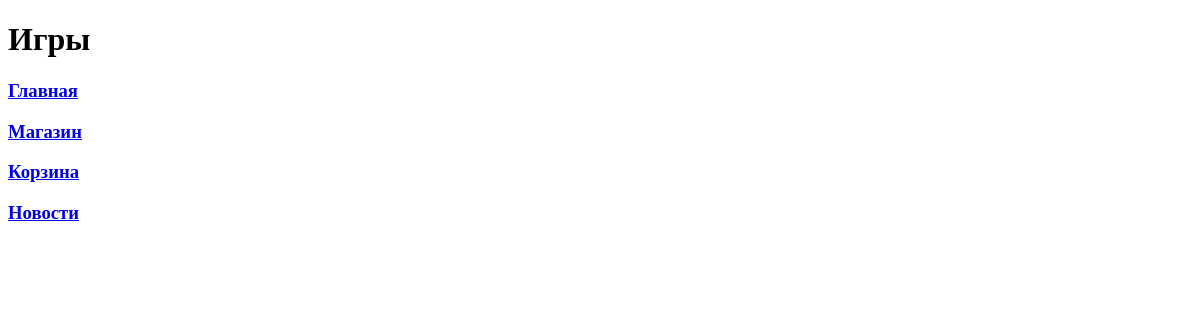
/shop/, run on an earlier commit of the app's database.
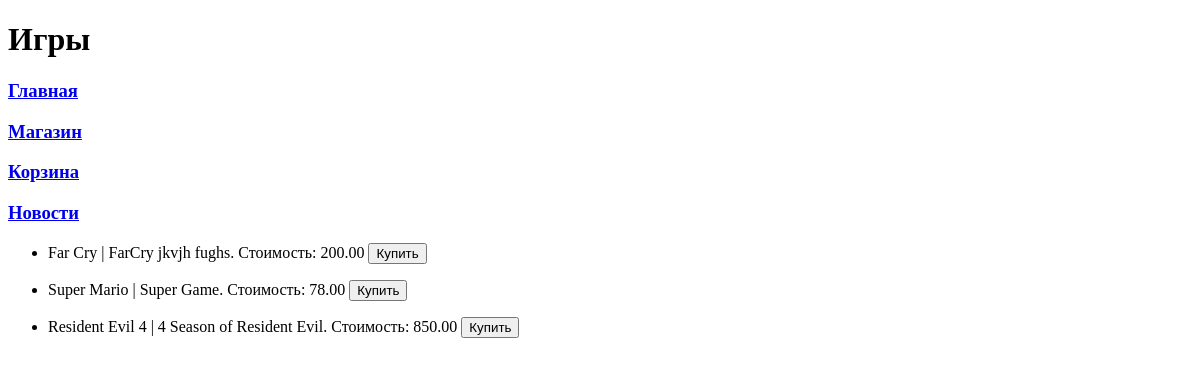
And on a later commit of the database.
### task1/models.py (models this page shows, shortened)
class Game(models.Model):
    title = models.CharField(max_length=30)
    cost = models.DecimalField(max_digits=7, decimal_places=2)
    size = models.DecimalField(max_digits=14, decimal_places=2)
    description = models.TextField()
    age_limited = models.BooleanField(default=False)
    buyer = models.ManyToManyField(Buyer, related_name='games')

### task1/views.py (the view)
# urls.py: path('shop/', shop),
def shop(request):
    Games = Game.objects.all()
    context = {'games': Games,
               }
    return render(request, 'shop.html', context)

### templates/shop.html (shortened to what this page needs)
{% extends 'menu.html' %}
{% block pagename %}
    Игры
{% endblock %}
{% block menu %}
    {{ block.super }}
{% endblock %}
    {% block content %}
        <ul>
            {% for game in games %}
                <li>
                    <p>{{ game.title }} | {{ game.description }}. Стоимость: {{ game.cost }} <button>Купить</button></p>
                </li>
            {% endfor %}
        </ul>
    {% endblock %}

### templates/menu.html (shortened to what this page needs)
<!DOCTYPE html>
<html lang="en">
<head>
</head>
<body>
    <h1>
        {% block pagename %}{% endblock %}
    </h1>
    {% block menu %}
        <p>
            <a href="/"><h3>Главная</h3></a>
        </p>
        <p>
            <a href="/shop/"><h3>Магазин</h3></a>
        </p>
        <p>
            <a href="/cart/"><h3>Корзина</h3></a>
        </p>
        <p>
            <a href="/platform/news/"><h3>Новости</h3></a>
        </p>
    {% endblock %}
    {% block content %}
    {% endblock %}
</body>
</html>

What changed in the data, as far as the page shows it:
added Game: title "Far Cry", description "FarCry jkvjh fughs", cost "200.00"
added Game: title "Super Mario", description "Super Game", cost "78.00"
added Game: title "Resident Evil 4", description "4 Season of Resident Evil", cost "850.00"
